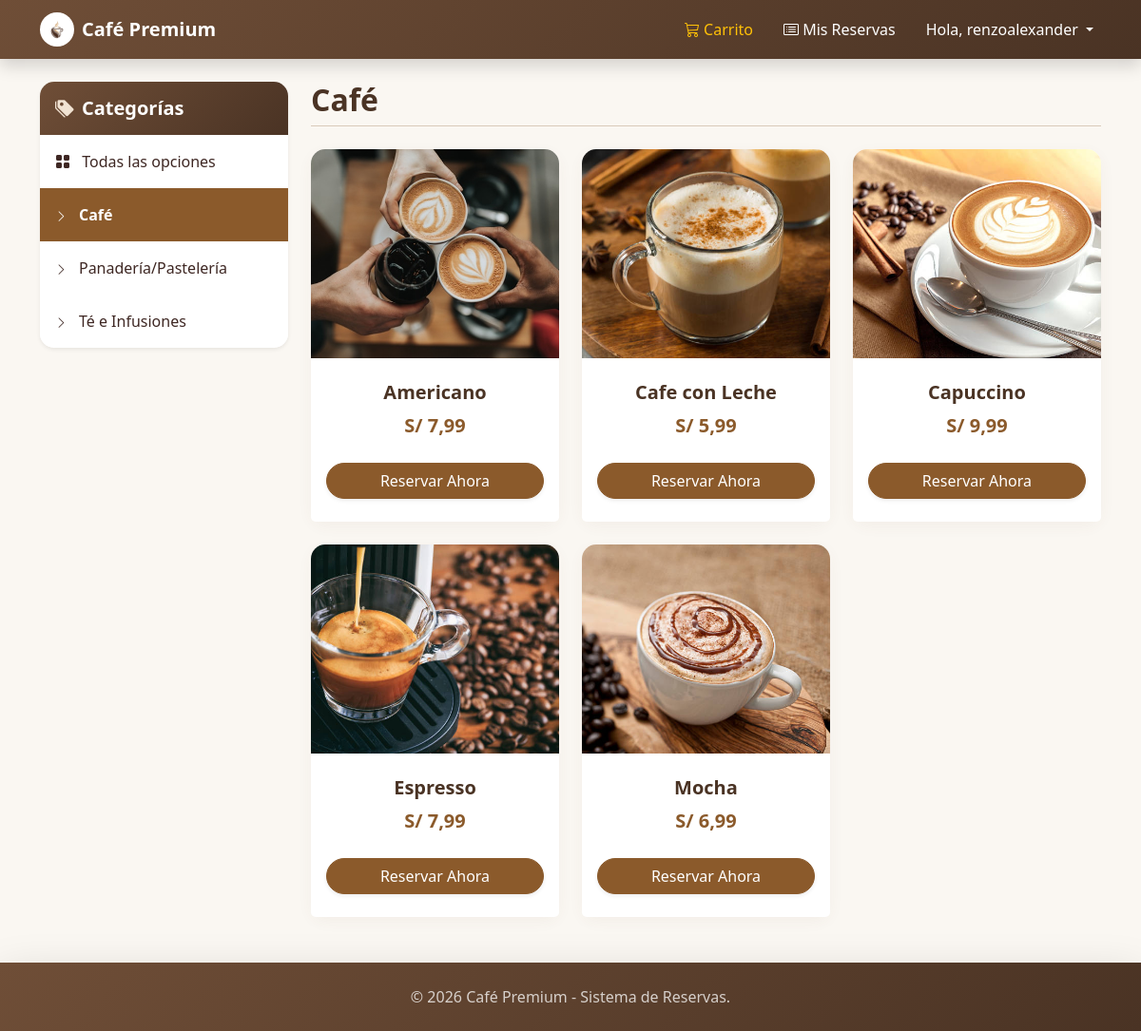
The page /tienda/cafe/ (signed in) on the database as committed earlier.
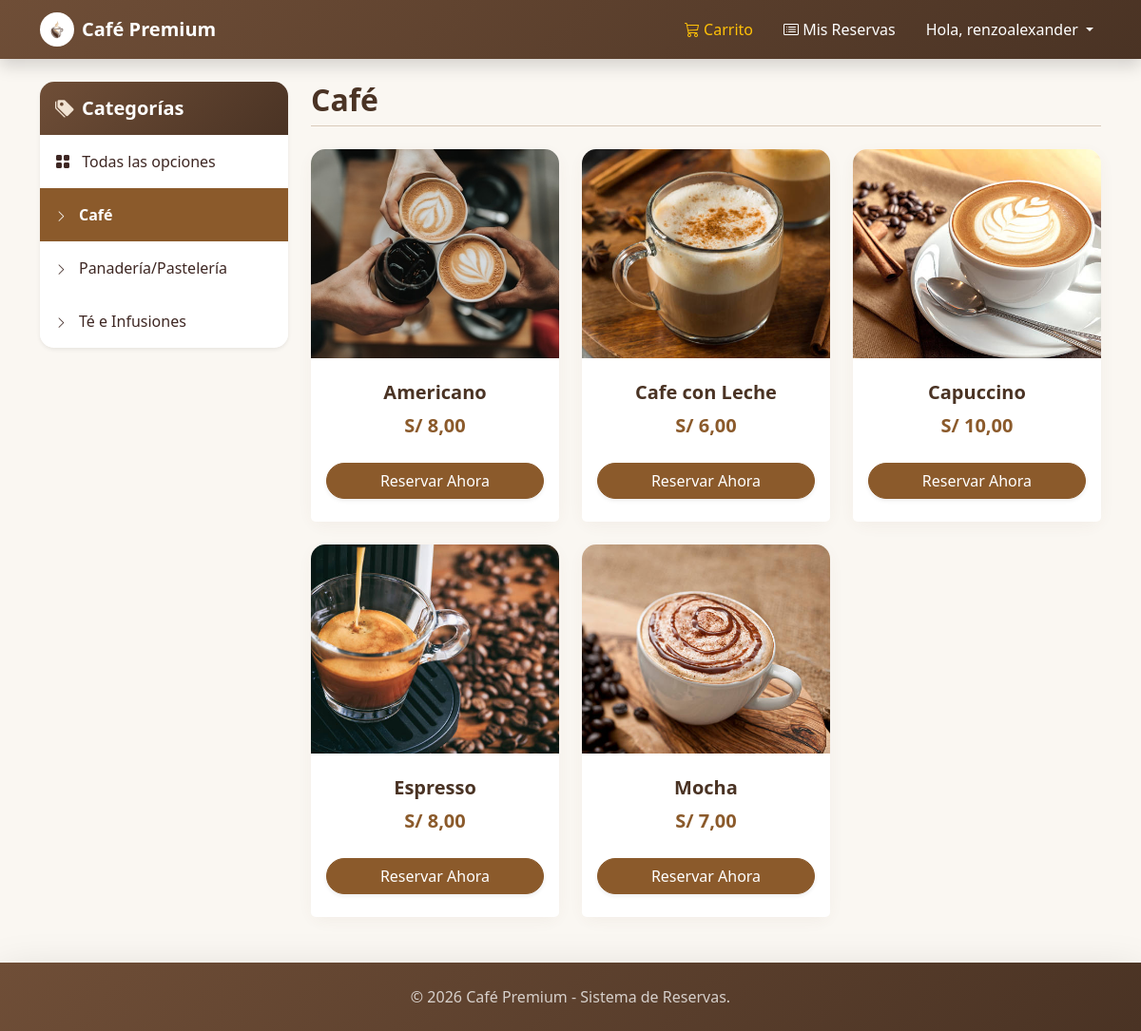
The same page on the database as committed later.
### mitienda/models.py (models this page shows, shortened)
class Category(models.Model):
    name = models.CharField(max_length=200)
    slug = models.SlugField(max_length=200)
    class Meta:
        ordering = ['name']
        indexes = [
            models.Index(fields=['name'])
        ]
    def get_absolute_url(self):
        return reverse('tienda:product_list_category',
                       args=[self.slug])

class Product(models.Model):
    category = models.ForeignKey(Category,
                                 related_name='products',
                                 on_delete=models.CASCADE)
    name = models.CharField(max_length=200)
    slug = models.SlugField(max_length=200)
    image = models.ImageField(upload_to='',
                              blank=True)
    description = models.TextField(blank=True)
    price = models.DecimalField(max_digits=5,
                                decimal_places=2)
    stock = models.PositiveIntegerField(default=0)
    available = models.BooleanField(default=True)
    created = models.DateTimeField(auto_now=True)
    updated = models.DateTimeField(auto_now_add=True)
    class Meta:
        ordering = ['name']
    def get_absolute_url(self):
        return reverse('tienda:product_detail',
                       args=[self.id,self.slug])

### mitienda/views.py (the view)
# urls.py: path('', views.product_list, name='product_list'),
@login_required
def product_list(request, category_slug=None):
    category = None
    categories = Category.objects.all()
    products = Product.objects.filter(available=True)
    if category_slug:
        category = get_object_or_404(Category,
                                     slug=category_slug)
        products = products.filter(category=category)
    return render(request,
                  'tienda/products/list.html',
                  {'category': category,
                   'categories': categories,
                   'products':products})

### mitienda/templates/tienda/products/list.html (shortened to what this page needs)
{% extends "base.html" %}
{% load static %}
{% block content %}
<div class="row mt-4 mb-5">
    <div class="col-md-3 mb-4">
        <div class="card shadow-sm border-0" style="border-radius: 15px; overflow: hidden;">
            <div class="card-header border-0 text-white py-3" style="background: linear-gradient(135deg, var(--coffee-light) 0%, var(--coffee-dark) 100%);">
                <h5 class="mb-0 fw-bold"><i class="bi bi-tags-fill me-2" style="color: #f1e3d3;"></i>Categorías</h5>
            </div>
            <div class="list-group list-group-flush">
                <a href="{% url 'tienda:product_list' %}" class="list-group-item list-group-item-action border-0 py-3 {% if not category %}fw-bold text-white{% endif %}" style="{% if not category %}background-color: var(--caramel);{% else %}color: var(--text-dark);{% endif %}">
                    <i class="bi bi-grid-fill me-2"></i> Todas las opciones
                </a>
                {% for c in categories %}
                <a href="{{ c.get_absolute_url }}" class="list-group-item list-group-item-action border-0 py-3 {% if category.slug == c.slug %}fw-bold text-white{% endif %}" style="{% if category.slug == c.slug %}background-color: var(--caramel);{% else %}color: var(--text-dark);{% endif %}">
                    <i class="bi bi-chevron-right me-2" style="font-size: 0.8rem;"></i> {{ c.name }}
                </a>
                {% endfor %}
            </div>
        </div>
    </div>
    <div class="col-md-9">
        <div class="d-flex align-items-center mb-4 pb-2 border-bottom" style="border-color: var(--border-color) !important;">
            <h2 class="fw-bold mb-0" style="color: var(--coffee-dark);">
                {% if category %}{{ category.name }}{% else %}Nuestro Menú{% endif %}
            </h2>
        </div>
        <div class="row row-cols-1 row-cols-md-3 g-4">
            {% for product in products %}
            <div class="col">
                <div class="card h-100 border-0 product-card" style="border-radius: 15px; box-shadow: 0 5px 15px rgba(111, 78, 55, 0.05); transition: transform 0.3s, box-shadow 0.3s;" onmouseover="this.style.transform='translateY(-5px)'; this.style.boxShadow='0 10px 25px rgba(111, 78, 55, 0.15)';" onmouseout="this.style.transform='none'; this.style.boxShadow='0 5px 15px rgba(111, 78, 55, 0.05)';">
                    <img src="{% if product.image %}{{ product.image.url }}{% else %}{% static 'img/no_image.jpg' %}{% endif %}" class="card-img-top" alt="{{ product.name }}" style="height: 220px; object-fit: cover; border-top-left-radius: 15px; border-top-right-radius: 15px;">
                    <div class="card-body text-center p-4">
                        <h5 class="card-title fw-bold text-truncate mb-2" style="color: var(--coffee-dark);">{{ product.name }}</h5>
                        <p class="card-text fw-bold fs-5 mb-0" style="color: var(--caramel);">S/ {{ product.price|floatformat:2 }}</p>
                    </div>
                    <div class="card-footer bg-white border-0 text-center pb-4 pt-0">
                        <a href="{{ product.get_absolute_url }}" class="btn btn-primary w-100 rounded-pill shadow-sm">Reservar Ahora</a>
                    </div>
                </div>
            </div>
            {% empty %}
            <div class="col-12 text-center py-5">
                <i class="bi bi-cup-hot-fill d-block mb-3" style="font-size: 3rem; color: var(--border-color);"></i>
                <h5 style="color: var(--text-muted);">No hay productos disponibles en esta categoría por el momento.</h5>
            </div>
            {% endfor %}
        </div>
    </div>
</div>
{% endblock %}

### templates/base.html (shortened to what this page needs)
{% load static %}
<!DOCTYPE html>
<html lang="es">
<head>
    <link href="https://cdn.jsdelivr.net/npm/bootstrap@5.3.3/dist/css/bootstrap.min.css" rel="stylesheet">
    <link rel="stylesheet" href="https://cdn.jsdelivr.net/npm/bootstrap-icons@1.11.3/font/bootstrap-icons.min.css">
</head>
<body>
    <nav class="navbar navbar-expand-lg navbar-dark navbar-custom sticky-top shadow">
        <div class="container">
            <a class="navbar-brand fw-bold d-flex align-items-center" href="{% url 'tienda:product_list' %}">
                <img src="/media/logo.png" alt="Logo" width="36" height="36" class="me-2 rounded-circle bg-white p-1">
                Café Premium
            </a>
            <div class="collapse navbar-collapse" id="navbarNav">
                <ul class="navbar-nav ms-auto align-items-center">
                    <li class="nav-item me-3">
                        <a class="nav-link text-warning" href="{% url 'cart:cart_detail' %}">
                            <i class="bi bi-cart3"></i> Carrito
                        </a>
                    </li>
                    {% if request.user.is_authenticated %}
                    <li class="nav-item me-3">
                        <a class="nav-link text-white" href="{% url 'history' %}">
                            <i class="bi bi-card-list"></i> Mis Reservas
                        </a>
                    </li>
                    <li class="nav-item dropdown">
                        <a class="nav-link dropdown-toggle text-white" href="#" id="navbarDropdown" role="button" data-bs-toggle="dropdown" aria-expanded="false">
                            Hola, {{ request.user.first_name|default:request.user.username }}
                        </a>
                    </li>
                    {% endif %}
                </ul>
            </div>
        </div>
    </nav>
    <div class="container mt-4 mb-5">
        {% block content %}
        {% endblock %}
    </div>
    <footer class="navbar-custom text-white text-center py-4 mt-auto shadow-lg">
        <div class="container">
            <p class="mb-0 opacity-75">&copy; {% now "Y" %} Café Premium - Sistema de Reservas.</p>
        </div>
    </footer>
</body>
</html>

### templates/base.html (style rules this page uses)
:root { --coffee-dark: #4a3324; --coffee-light: #6f4e37; --caramel: #8b5a2b; --cream-bg: #faf7f2; --cream-card: #ffffff; --border-color: #d9caba; --text-dark: #3e2723; --text-muted: #8b7355; }
body { background-color: var(--cream-bg) !important; color: var(--text-dark); font-family: 'Segoe UI', system-ui, -apple-system, sans-serif; }
.btn-primary { background-color: var(--caramel) !important; border-color: var(--caramel) !important; color: white !important; transition: all 0.3s; }
.card { border-radius: 12px; border: 1px solid var(--border-color); background-color: var(--cream-card); box-shadow: 0 8px 24px rgba(111, 78, 55, 0.08); transition: transform 0.2s, box-shadow 0.2s; }
.navbar-custom { background: linear-gradient(135deg, var(--coffee-light) 0%, var(--coffee-dark) 100%); }

Rows that differ between the two databases and show on the page:
changed Product "Americano": price "7,99" → "8,00"
changed Product "Cafe con Leche": price "5,99" → "6,00"
changed Product "Capuccino": price "9,99" → "10,00"
changed Product "Espresso": price "7,99" → "8,00"
changed Product "Mocha": price "6,99" → "7,00"
